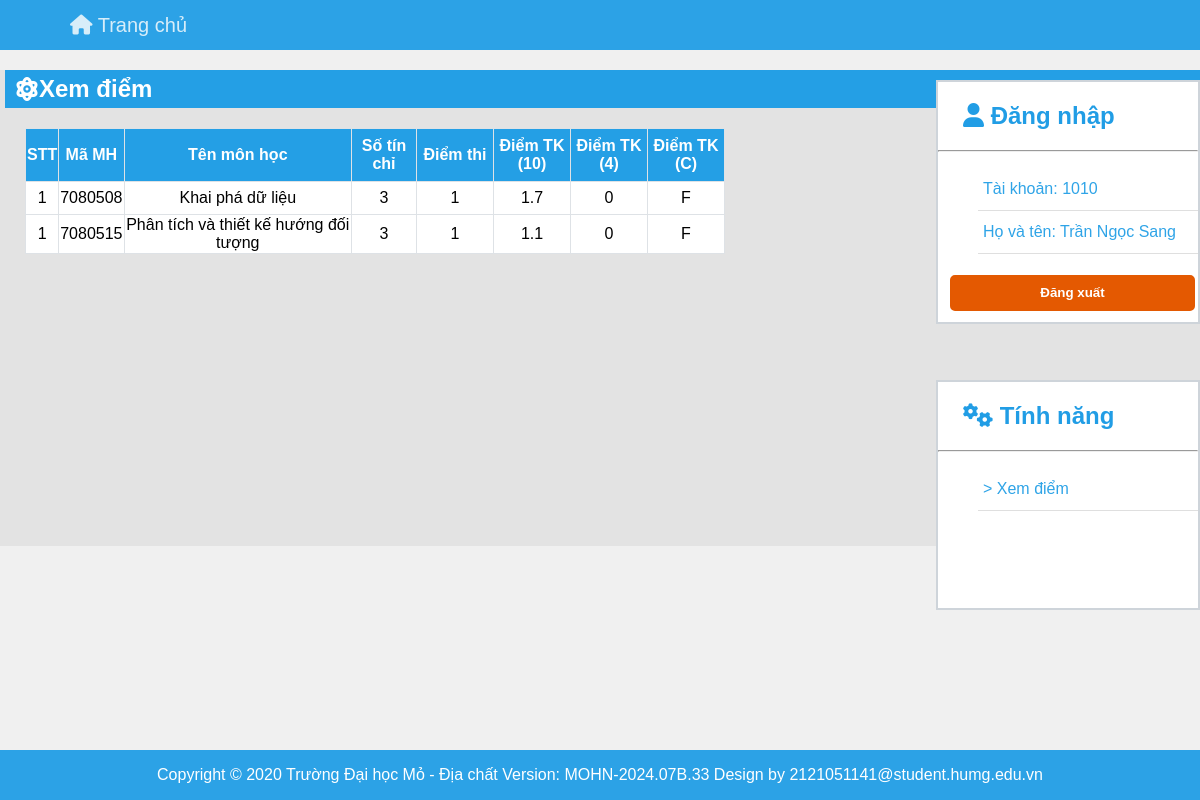
The page /web/student/xem_diem.php (signed in) on the database as committed earlier.
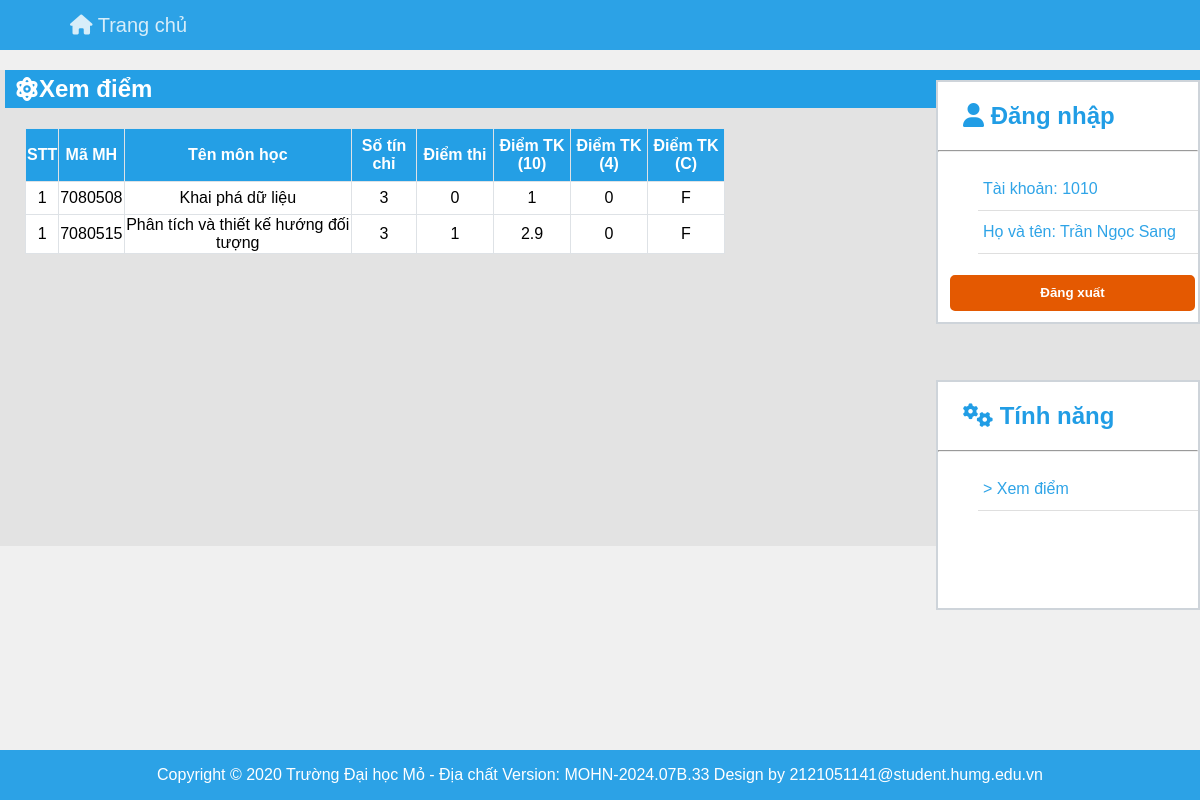
The same page on the database as committed later.
### tables this page shows
CREATE TABLE `hoc_phan` (
  `ma_hoc_phan` int(7) NOT NULL,
  `ten_hoc_phan` varchar(50) NOT NULL,
  `so_tin_chi` int(10) DEFAULT NULL,
  `ma_nganh` varchar(10) DEFAULT NULL
);

CREATE TABLE `diem_hoc_phan` (
  `ma_hoc_phan` int(7) NOT NULL,
  `msv` int(10) NOT NULL,
  `diem_a` float DEFAULT NULL,
  `diem_b` float DEFAULT NULL,
  `diem_c` float DEFAULT NULL,
  `diem_tb_4` float DEFAULT NULL,
  `diem_tb_10` float DEFAULT NULL,
  `diem_tb_chu` varchar(5) DEFAULT NULL
);

CREATE TABLE `sinh_vien` (
  `msv` int(10) NOT NULL,
  `ma_lop` varchar(15) DEFAULT NULL,
  `ho_dem` varchar(50) NOT NULL,
  `ten` varchar(50) NOT NULL,
  `sdt` int(10) NOT NULL,
  `email` varchar(50) NOT NULL,
  `mat_khau` varchar(50) NOT NULL,
  `ngay_sinh` date NOT NULL,
  `gioi_tinh` varchar(10) NOT NULL
);

### web/student/xem_diem.php (the view, shortened to what this page needs)
<!DOCTYPE html>
<html>
<head>
    <link rel="stylesheet" href="home_student.css">
    <link rel="stylesheet" href="https://cdnjs.cloudflare.com/ajax/libs/font-awesome/6.4.2/css/all.min.css" />
</head>
<body>
    <?php
        require "header.php";
    ?>
    <main>
        <div class = "xem_diem">
            <h2><i class="fa-solid fa-atom"></i>Xem điểm</h2>
            <table>
                <tr class="header_row">
                    <th>STT</th>
                    <th>Mã MH</th>
                    <th>Tên môn học</th>
                    <th id = "tin_chi">Số tín chỉ</th>
                    <th id = "diem">Điểm thi</th>
                    <th id = "diem">Điểm TK (10)</th>
                    <th id = "diem">Điểm TK (4)</th>
                    <th id = "diem">Điểm TK (C)</th>
                </tr>
                <?php
                   include('../home/home/config.php');
                   $msv = $_SESSION['msv'];
                   $sql_diem = "SELECT msv, ma_hoc_phan, diem_a, diem_tb_10, diem_tb_4, diem_tb_chu FROM diem_hoc_phan WHERE msv = '$msv'";
                   $result_diem = $conn->query($sql_diem);
                   if ($result_diem->num_rows > 0) {
                       while($row_diem = $result_diem->fetch_assoc()) {
                            echo '<tr id = "row" style="height: 30px;">';
                            $ma_hoc_phan = $_SESSION["ma_hoc_phan"];
                            $sql_hoc_phan = "SELECT ma_hoc_phan, ten_hoc_phan, so_tin_chi FROM hoc_phan WHERE ma_hoc_phan = '$ma_hoc_phan'";
                            $result_hoc_phan = $conn->query($sql_hoc_phan);
                            if ($result_hoc_phan->num_rows > 0) {
                                $stt = 1;
                                while($row_hoc_phan = $result_hoc_phan->fetch_assoc()) {
                                    echo '<td>' . $stt++ . '</td>';
                                    echo '<td>' . $row_hoc_phan["ma_hoc_phan"] . '</td>';
                                    echo '<td>' . $row_hoc_phan["ten_hoc_phan"] . '</td>';
                                    echo '<td>' . $row_hoc_phan["so_tin_chi"] . '</td>';
                            }
                            echo '<td>' . $row_diem["diem_a"] . '</td>';
                            echo '<td>' . $row_diem["diem_tb_10"] . '</td>';
                            echo '<td>' . $row_diem["diem_tb_4"] . '</td>';
                            echo '<td>' . $row_diem["diem_tb_chu"] . '</td>';
                            echo '</tr>';
                       }
                   }
                }
                ?>
            </table>
        </div>
    </main>
    <?php
        require "menu.php";
    ?>
    <?php
        require "footer.php";
    ?>
</body>
</html>

### web/student/header.php (shortened to what this page needs)
<head>
    <link rel="stylesheet" href="home_teacher.css">
    <link rel="stylesheet" href="https://cdnjs.cloudflare.com/ajax/libs/font-awesome/6.4.2/css/all.min.css" />
</head>
<header>
    <ul>
    <li><a href="home_student.php"><i class="fa-solid fa-house"></i> Trang chủ</a></li>
    </ul>
</header>

### web/student/menu.php (shortened to what this page needs)
<!DOCTYPE html>
<html lang="en">
<head>
    <link rel="stylesheet" href="home_teacher.css">
</head>
<body>
    <div class="login">
        <h2><i class="fa-solid fa-user"></i> Đăng nhập</h2>
        <hr>
        <ul>
        <li>Tài khoản: <?php echo $_SESSION['msv']; ?></li>
        <li>
            <?php
                include('../home/home/config.php');
                $sql = "SELECT msv, ho_dem, ten FROM sinh_vien WHERE msv = '$msv'";
                $result = $conn->query($sql);
                if ($result->num_rows > 0) {
                    while($row = $result->fetch_assoc()) {
                        echo "Họ và tên: ". $row["ho_dem"]. " " . $row["ten"] ;
                    }
                } else {
                    echo "Không tìm được tài khoản";
                }
            ?>
        </li>
        </ul>
        <button><a href="/web/home/login/logout.php"><b>Đăng xuất</b></a></button>
    </div>
    <div class="menu">
        <h2><i class="fa-solid fa-gears"></i> Tính năng</h2>
        <hr>
        <ul>
            <a href="xem_diem.php"><li>> Xem điểm</li></a>
        </ul>
    </div>
</body>
</html>

### web/student/footer.php
<footer>
        <p>Copyright © 2020 Trường Đại học Mỏ - Địa chất
            Version: MOHN-2024.07B.33
            Design by 2121051141@student.humg.edu.vn</p>
</footer>

### web/student/home_student.css (style rules this page uses)
html, body { height: 100%; margin: 0; display: flex; flex-direction: column; }
html { scroll-behavior: smooth; }
body { background-color: #f0f0f0; display: flex; flex-direction: column; min-height: 100vh; }
header { background-color: #2CA2E6; width: 100%; height: 50px; display: flex; align-items: center; box-sizing: border-box; padding: 0 20px; font-family: Arial, Helvetica, sans-serif; }
header a { padding-left: 50px; color: #D7EDF9; text-decoration: none; }
header ul { list-style-type: none; padding: 0; margin: 0; }
header li { display: inline; font-size: 20px; margin-right: 20px; color: #D7EDF9; }
.login { position: absolute; font-family: Arial, Helvetica, sans-serif; height: 240px; width: 270px; right: 0; top: 80px; border: 2px solid #CED4DA; background-color: #FFFFFF; }
.login h2 { margin-left: 25px; color: #219DE5; }
.login li { list-style: none; left: 0px; border-bottom: 1px solid #DFDFDF; padding: 12px 5px; color: #2FA4E7; }
.login button { margin-top: 5px; border: 2px solid #CED4DA; border-radius: 5px; background-color: #E45901; margin-left: 12px; width: 245px; height: 36px; cursor: pointer; }
.login button a { text-decoration: none; color: #FFFFFF; }
.menu { position: absolute; font-family: Arial, Helvetica, sans-serif; height: 150px; width: 270px; right: 0; top: 380px; border: 2px solid #CED4DA; background-color: #FFFFFF; }
.menu h2 { margin-left: 25px; color: #219DE5; }
.menu a { list-style: none; text-decoration: none; }
.menu a li { left: 0px; border-bottom: 1px solid #DFDFDF; padding: 12px 5px; color: #2FA4E7; }
.xem_diem { width: 1215px; height: 476px; font-family: Arial, Helvetica, sans-serif; padding-left: 5px; background-color: #E3E3E3; }
.xem_diem h2 { color: #FFFFFF; background-color: #249FE5; height: 38px; display: flex; align-items: center; padding-left: 10px; }
table { max-width: 1205px; width: 100%; background-color: white; margin-left: 2px; }
table .header_row { cursor: pointer; height: 50px; color: #FFFFFF; background-color: #249FE5; }
table #row td { height: 30px; }
#tin_chi { width: 62px; }
#diem { width: 74px; }
table, th, td { border-collapse: collapse; border:1px solid #DEE2E6; text-align: center; height: 30px; }
table, th { border-collapse: collapse; height: 50px; border:1px solid #DEE2E6; text-align: center; }
footer { background-color: #2CA2E6; width: 100%; height: 50px; text-align: center; color: white; font-family: Arial, Helvetica, sans-serif; bottom: 0; position: fixed; }
footer p { padding-bottom: 5px; }

### web/teacher/home_teacher.css (style rules this page uses)
html, body { height: 100%; margin: 0; }
body { display: flex; flex-direction: column; background-color: #f0f0f0; }
header { background-color: #2CA2E6; width: 100%; height: 50px; display: flex; align-items: center; box-sizing: border-box; padding: 0 20px; font-family: Arial, Helvetica, sans-serif ; }
header a { padding-left: 50px; color: #D7EDF9; text-decoration: none; }
header ul { list-style-type: none; padding: 0; margin: 0; }
header li { display: inline; font-size: 20px; margin-right: 20px; color: #D7EDF9; }
.menu { position:absolute; font-family: Arial, Helvetica, sans-serif ; height: 226px; width: 260px; right: 0; top: 380px; border: 2px solid #CED4DA; background-color: #FFFFFF; }
.menu h2 { margin-left: 25px; color: #219DE5; }
.menu a { list-style: none; text-decoration: none; }
.menu a li { left: 0px; border-bottom:1px solid #DFDFDF; padding: 12px 5px; color: #2FA4E7; }
table { max-width: 700px; width: 100%; background-color: white; margin-left: 20px; font-family: Arial, Helvetica, sans-serif ; }
table, th, td { border-collapse: collapse; border:1px solid #DEE2E6; text-align: center; }
table, th { border-collapse: collapse; border:1px solid #DEE2E6; text-align: center; }
table #row td { height: 30px; }
.login { position:absolute; font-family: Arial, Helvetica, sans-serif ; height: 240px; width: 260px; right: 0; top: 80px; border: 2px solid #CED4DA; background-color: #FFFFFF; }
.login h2 { margin-left: 25px; color: #219DE5; }
.login li { list-style: none; left: 0px; border-bottom:1px solid #DFDFDF; padding: 12px 5px; color: #2FA4E7; }
.login button { margin-top: 5px; border: 2px solid #E35901; border-radius: 5px; background-color: #E45901; margin-left: 12px; width: 245px; height: 36px; cursor: pointer; }
.login button a { text-decoration: none; color: #FFFFFF; }
footer { background-color: #2CA2E6; width: 100%; height: 50px; text-align: center; color: white; font-family: Arial, Helvetica, sans-serif ; bottom: 0; }
footer p { padding-bottom: 5px ; }

Rows that differ between the two databases and show on the page:
changed diem_hoc_phan (number 1 of 2 on the later page): diem_a "1" → "0"; diem_tb_10 "1.7" → "1"
changed diem_hoc_phan (number 2 of 2 on the later page): diem_tb_10 "1.1" → "2.9"
